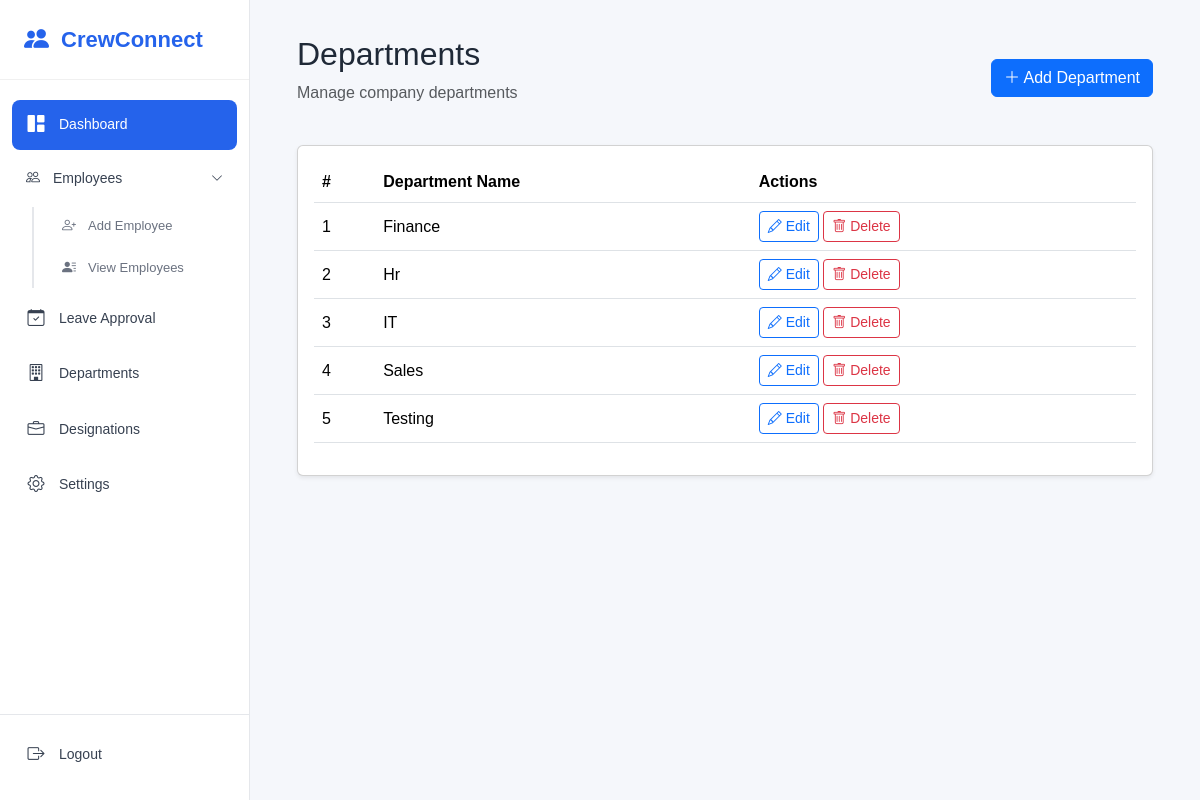
The app's page /departments/ (signed in) with its own data.
### hr/models.py (models this page shows, shortened)
class Department(models.Model):
    name = models.CharField(max_length=100, unique=True)

### hr/views.py (the view)
# urls.py: path("departments/",views.department_list,name="department_list"),
@login_required
def department_list(request):
    if Employee.objects.filter(user=request.user).exists():
        return redirect("employee_dashboard")
    departments = Department.objects.all().order_by("name")
    return render(
        request,
        "department_list.html",
        {
            "departments": departments
        }
    )

### templates/department_list.html (shortened to what this page needs)
{% extends "base.html" %}
{% block content %}
<div class="container-fluid">
    <div class="d-flex justify-content-between align-items-center mb-4">
        <div>
            <h2>Departments</h2>
            <p class="text-muted">
                Manage company departments
            </p>
        </div>
        <a
            href="{% url 'department_create' %}"
            class="btn btn-primary"
        >
            <i class="bi bi-plus-lg"></i>
            Add Department
        </a>
    </div>
    <div class="card shadow-sm">
        <div class="card-body">
            <div class="table-responsive">
                <table class="table table-hover align-middle">
                    <thead>
                        <tr>
                            <th>#</th>
                            <th>Department Name</th>
                            <th>Actions</th>
                        </tr>
                    </thead>
                    <tbody>
                        {% for department in departments %}
                        <tr>
                            <td>
                                {{ forloop.counter }}
                            </td>
                            <td>
                                {{ department.name }}
                            </td>
                            <td>
                                <a
                                    href="{% url 'department_update' department.id %}"
                                    class="btn btn-sm btn-outline-primary"
                                >
                                    <i class="bi bi-pencil"></i>
                                    Edit
                                </a>
                                <a
                                    href="{% url 'department_delete' department.id %}"
                                    class="btn btn-sm btn-outline-danger"
                                >
                                    <i class="bi bi-trash"></i>
                                    Delete
                                </a>
                            </td>
                        </tr>
                        {% endfor %}
                    </tbody>
                </table>
            </div>
        </div>
    </div>
</div>
{% endblock %}

### static/css/sidebar.css (style rules this page uses)
* { margin: 0; padding: 0; box-sizing: border-box; }
body { font-family: Arial, sans-serif; background-color: #f5f7fb; color: #1f2937; }

### records on screen
Department: name "Finance"
Department: name "Hr"
Department: name "IT"
Department: name "Sales"
Department: name "Testing"
